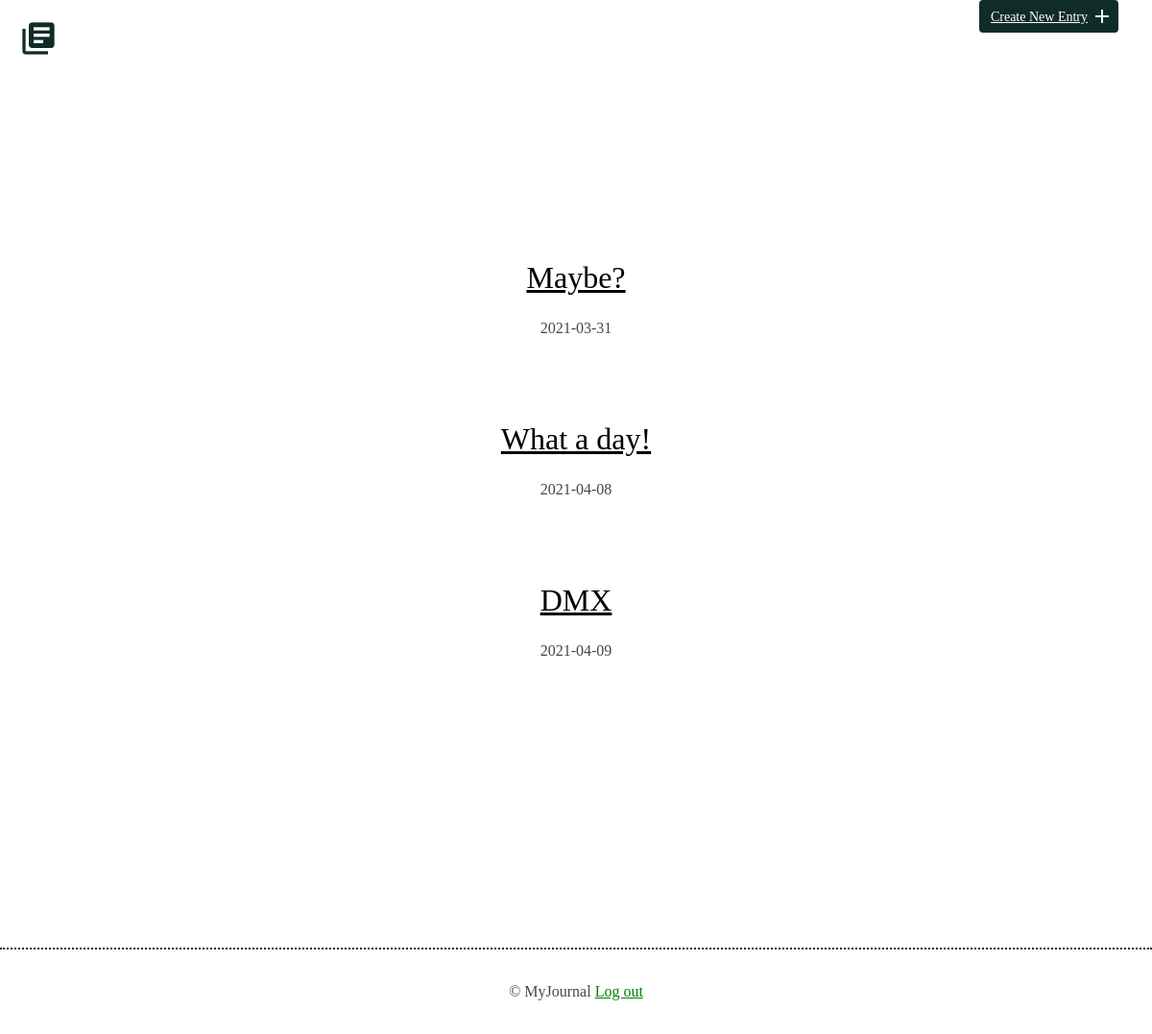
The page /entries (signed in) on the database as committed earlier.
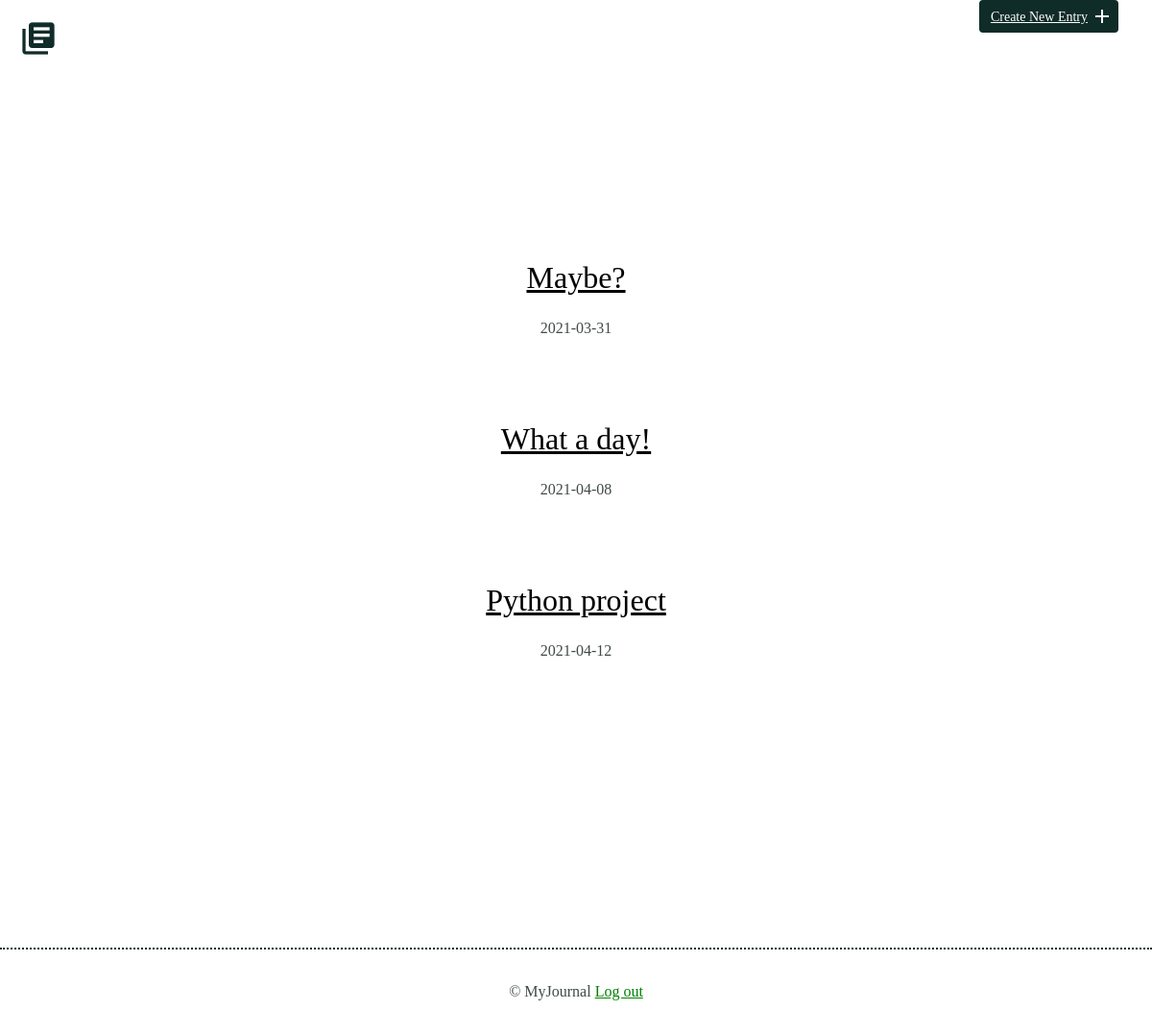
The same page on the database as committed later.
### models.py (models this page shows, shortened)
class Entry(Model):
    title = CharField(max_length=225)
    entry_date = DateField(default=datetime.date.today)
    time_spent = IntegerField(null=False)
    learned = TextField()
    resources = TextField()
    user = ForeignKeyField(User, related_name='entries')
    timestamp = DateTimeField(default=datetime.datetime.now)
    class Meta:
        database = DATABASE
        order_by = ('-entry_date',)

### app.py (the view)
@app.route('/')
@app.route('/entries')
@login_required
def index():
    stream = models.Entry.select().limit(25).order_by(models.Entry.entry_date)
    return render_template('index.html', stream=stream)

### app.py (called while the page is built)
@login_manager.user_loader
def load_user(userid):
    try:
        return models.User.get(models.User.id == userid)
    except models.DoesNotExist:
        return None

@app.before_request
def before_request():
    g.db = models.DATABASE
    g.db.connect()
    g.user = current_user

@app.after_request
def after_request(response):
    g.db.close()
    return response

### templates/index.html
{% extends "layout.html" %}
{% block content %}
<section>
    <div class="entry-list">
    {% for entry in stream %}
            <article>
                <h2><a href="{{ url_for('detail', entry_id=entry.id ) }}">{{ entry.title }} </a></h2>
                <time datetime="{{ entry.entry_date.strftime('%m/%d/%Y') }}">{{ entry.entry_date }}</time>
            </article>
    {% endfor %}
    </div>
</section>
{% endblock %}

### templates/layout.html (shortened to what this page needs)
<!DOCTYPE html>
<html>
    <head>
        <link rel="stylesheet" href="/static/normalize.css">
        <link rel="stylesheet" href="/static/site.css">
    </head>
    <body>
        <header>
            <div class="container">
                <div class="site-header">
                    {% if current_user.is_authenticated %}
                        <a class="logo" href="{{ url_for('index') }}"><i class="material-icons">library_books</i></a>
                        <a class="button icon-right" href="{{ url_for('new_entry') }}"><span>Create New Entry</span><i class="material-icons">add</i></a>
                    {% else %}
                        <a href="{{ url_for('login') }}" class="button" title="Log in">Log in!</a>
                        <a href="{{ url_for('register') }}" class="button" title="Register">Register!</a>
                    {% endif %}
                </div>
            </div>
        </header>
    </body>
    <section>
        <div>
        <br>
        </div>
        <div class="container">
            <div class="entry-list">
                {% block content %}{% endblock %}
            </div>
        </div>
    </section>
    <footer>
        &copy; MyJournal
        <a class="button.button-secondary" style="color: green;"  href="{{ url_for('logout') }}" class="button" title="Log out">Log out</a>
    </footer>
    </body>
</html>

### static/site.css (style rules this page uses)
body { font-size: 16px; color: #404a49; font-family: 'Chalkduster', serif; font-weight: 400; }
.container { margin: 0 auto; padding: 0 25px; }
header .site-header { margin: 0 auto; height: 95px; padding: 0%; }
header .logo i { color: #102c28; margin: 20px 0 0 -5px; float: left; font-size: 40px; }
header .button { float: right; margin: 33px 0 0 -5px; }
footer { text-align: center; padding: 35px 0; border-top: 2px dotted #102c28; }
.button { padding: 8px 10px 6px 10px; background: #102c28; border: 2px solid #102c28; border-radius: 4px; color: #FFF; position: relative; text-align: center; font-size: 14px; }
.button.icon-right { padding-right: 30px; top: -10px; margin: 10px 10px 10px 10px; float: right; }
.button.icon-right i { position: absolute; top: 3px; right: 3px; }
h1, h2, h3 { margin: 0; font-weight: 400; line-height: 1em; color: #000; }
h2 { font-size: 32px; padding: 20px; text-decoration: underline; }
h2 a { text-decoration: none; text-align: center; color: #000; }
.entry-list, .edit-entry, .new-entry { max-width: 800px; margin: 0 auto; padding: 70px 0 150px 0; }
.entry-list article { margin-bottom: 70px; text-align: center; }
.entry-list article:last-child { margin-bottom: 0; }
.entry-list article h2 { margin-bottom: 8px; }

Rows that differ between the two databases and show on the page:
removed Entry: title "DMX", entry_date "2021-04-09"
added Entry: title "Python project", entry_date "2021-04-12"
